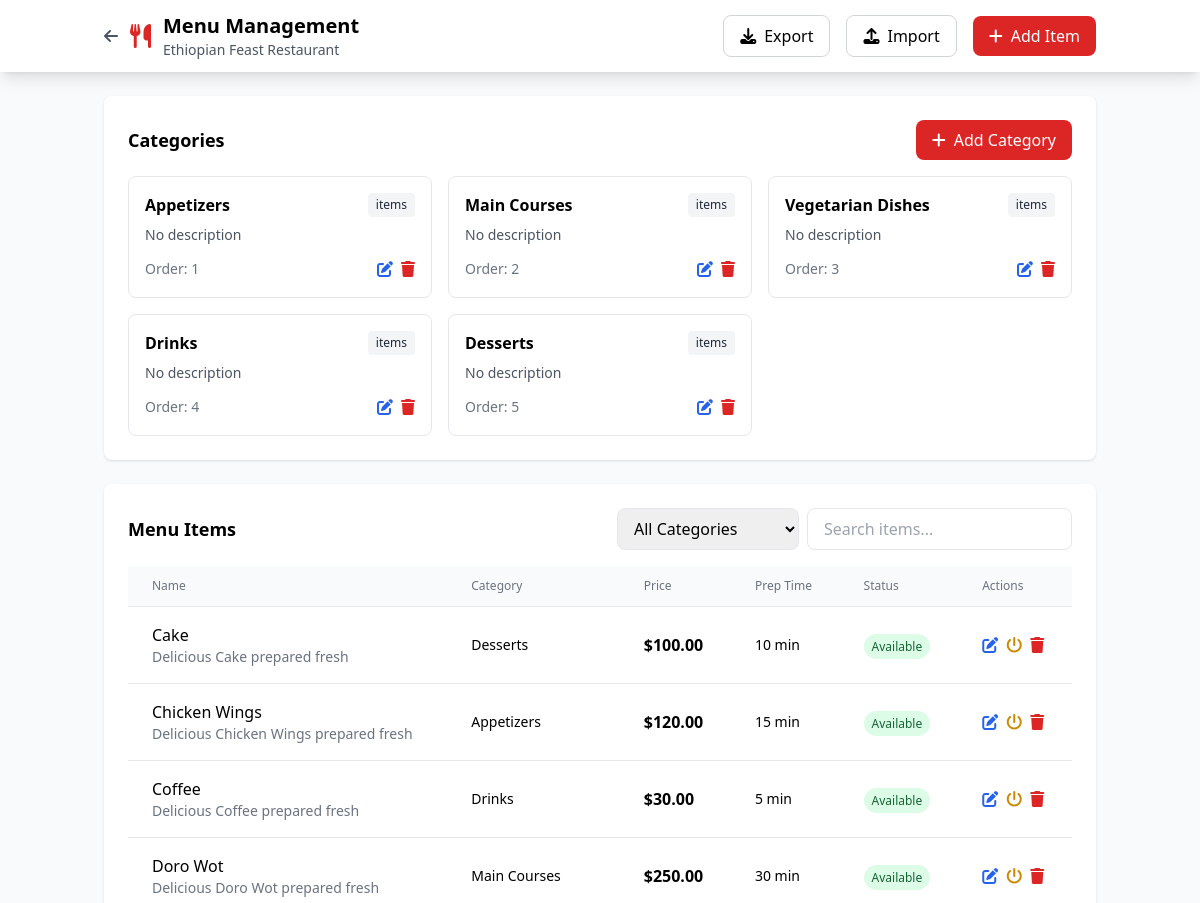
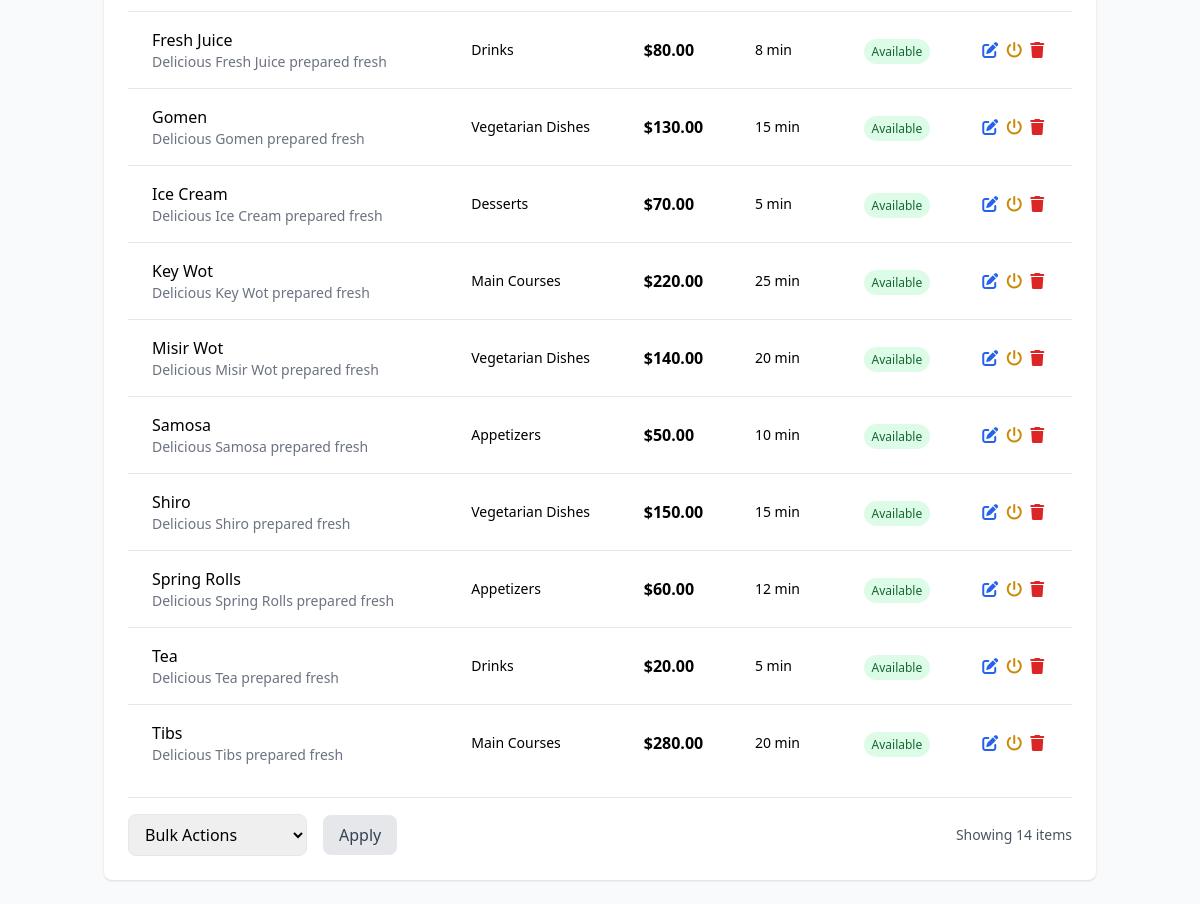
Screenshot of /restaurant-admin/menu/ (signed in) with the database file from the repository (2 pictures, top to bottom).
### restaurants/models.py (models this page shows, shortened)
class Restaurant(models.Model):
    name = models.CharField(max_length=255)
    description = models.TextField(blank=True)
    logo = models.ImageField(
        upload_to='restaurant_logos/', blank=True, null=True)
    address = models.TextField(blank=True)
    phone = models.CharField(max_length=20, blank=True)
    email = models.EmailField(blank=True)
    config_json = models.JSONField(default=dict, blank=True)
    is_active = models.BooleanField(default=True)
    created_at = models.DateTimeField(auto_now_add=True)
    updated_at = models.DateTimeField(auto_now=True)
    class Meta:
        ordering = ['name']

### menu/models.py (models this page shows, shortened)
class Category(models.Model):
    restaurant = models.ForeignKey(
        'restaurants.Restaurant', on_delete=models.CASCADE)
    name = models.CharField(max_length=255)
    description = models.TextField(blank=True)
    order_index = models.IntegerField(default=0)
    is_active = models.BooleanField(default=True)
    created_at = models.DateTimeField(auto_now_add=True)
    class Meta:
        ordering = ['order_index', 'name']
        verbose_name_plural = 'Categories'

class MenuItem(models.Model):
    category = models.ForeignKey(
        Category, on_delete=models.CASCADE, related_name='items')
    name = models.CharField(max_length=255)
    description = models.TextField(blank=True)
    price = models.DecimalField(
        max_digits=10,
        decimal_places=2,
        validators=[MinValueValidator(0)]
    )
    image = models.ImageField(upload_to='menu_items/', blank=True, null=True)
    preparation_time = models.IntegerField(
        default=15, help_text="Preparation time in minutes")
    is_available = models.BooleanField(default=True)
    created_at = models.DateTimeField(auto_now_add=True)
    updated_at = models.DateTimeField(auto_now=True)
    class Meta:
        ordering = ['name']

### admin_panel/views.py (the view)
# urls.py: path('menu/', views.admin_menu_management, name='admin-menu'),
@login_required
def admin_menu_management(request):
    user = request.user
    if user.role not in ['admin', 'manager']:
        return redirect('waiter-dashboard')
    restaurant = None
    if user.restaurant:
        restaurant = user.restaurant
    elif user.role == 'admin':
        restaurant = Restaurant.objects.first()
    categories = Category.objects.filter(
        restaurant=restaurant) if restaurant else []
    menu_items = MenuItem.objects.filter(
        category__restaurant=restaurant) if restaurant else []
    context = {
        'user': user,
        'restaurant': restaurant,
        'categories': categories,
        'menu_items': menu_items,
        'user_role': user.role,
    }
    return render(request, 'admin_panel/menu_management.html', context)

### admin_panel/templates/admin_panel/menu_management.html (shortened to what this page needs)
<!DOCTYPE html>
<html lang="en">
  <head>
    <script src="https://cdn.tailwindcss.com"></script>
    <link
      rel="stylesheet"
      href="https://cdnjs.cloudflare.com/ajax/libs/font-awesome/6.4.0/css/all.min.css"
    />
  </head>
  <body class="bg-gray-50">
    <nav class="bg-white shadow-lg">
      <div class="container mx-auto px-4 py-3">
        <div class="flex justify-between items-center">
          <div class="flex items-center space-x-3">
            <a
              href="{% url 'admin-dashboard' %}"
              class="text-gray-600 hover:text-red-600"
            >
              <i class="fas fa-arrow-left"></i>
            </a>
            <i class="fas fa-utensils text-2xl text-red-600"></i>
            <div>
              <h1 class="text-xl font-bold">Menu Management</h1>
              <p class="text-sm text-gray-600">
                {{ restaurant.name|default:"Restaurant" }}
              </p>
            </div>
          </div>
          <div class="flex items-center space-x-4">
            <button
              onclick="exportMenu()"
              class="border border-gray-300 px-4 py-2 rounded-lg hover:bg-gray-50"
            >
              <i class="fas fa-download mr-2"></i>Export
            </button>
            <button
              onclick="importMenu()"
              class="border border-gray-300 px-4 py-2 rounded-lg hover:bg-gray-50"
            >
              <i class="fas fa-upload mr-2"></i>Import
            </button>
            <button
              onclick="addMenuItem()"
              class="bg-red-600 text-white px-4 py-2 rounded-lg hover:bg-red-700"
            >
              <i class="fas fa-plus mr-2"></i>Add Item
            </button>
          </div>
        </div>
      </div>
    </nav>
    <div class="container mx-auto px-4 py-6">
      <div class="bg-white rounded-lg shadow p-6 mb-6">
        <div class="flex justify-between items-center mb-4">
          <h2 class="text-lg font-bold">Categories</h2>
          <button
            onclick="addCategory()"
            class="bg-red-600 text-white px-4 py-2 rounded-lg hover:bg-red-700"
          >
            <i class="fas fa-plus mr-2"></i>Add Category
          </button>
        </div>
        <div
          class="grid grid-cols-1 md:grid-cols-2 lg:grid-cols-3 gap-4"
          id="categories-container"
        >
          {% for category in categories %}
          <div class="border rounded-lg p-4 hover:bg-gray-50">
            <div class="flex justify-between items-start mb-2">
              <h3 class="font-bold">{{ category.name }}</h3>
              <span class="bg-gray-100 text-gray-800 text-xs px-2 py-1 rounded">
                {{ category.menu_items.count }} items
              </span>
            </div>
            <p class="text-sm text-gray-600 mb-3">
              {{ category.description|default:"No description" }}
            </p>
            <div class="flex justify-between items-center">
              <span class="text-sm text-gray-500"
                >Order: {{ category.order_index }}</span
              >
              <div class="flex space-x-2">
                <button
                  onclick="editCategory({{ category.id }})"
                  class="text-blue-600 hover:text-blue-800"
                >
                  <i class="fas fa-edit"></i>
                </button>
                <button
                  onclick="deleteCategory({{ category.id }})"
                  class="text-red-600 hover:text-red-800"
                >
                  <i class="fas fa-trash"></i>
                </button>
              </div>
            </div>
          </div>
          {% empty %}
          <div class="col-span-3 text-center py-8 text-gray-500">
            <i class="fas fa-folder-open text-3xl mb-3"></i>
            <p>No categories found</p>
            <p class="text-sm mt-2">Create categories to organize your menu</p>
          </div>
          {% endfor %}
        </div>
      </div>
      <div class="bg-white rounded-lg shadow p-6">
        <div class="flex justify-between items-center mb-4">
          <h2 class="text-lg font-bold">Menu Items</h2>
          <div class="flex space-x-2">
            <select id="category-filter" class="border rounded-lg px-3 py-2">
              <option value="all">All Categories</option>
            </select>
            <input
              type="text"
              id="search-items"
              class="border rounded-lg px-4 py-2"
              placeholder="Search items..."
            />
          </div>
        </div>
        <div class="overflow-x-auto">
          <table class="min-w-full divide-y divide-gray-200">
            <thead class="bg-gray-50">
              <tr>
                <th
                  class="px-6 py-3 text-left text-xs font-medium text-gray-500"
                >
                  Name
                </th>
                <th
                  class="px-6 py-3 text-left text-xs font-medium text-gray-500"
                >
                  Category
                </th>
                <th
                  class="px-6 py-3 text-left text-xs font-medium text-gray-500"
                >
                  Price
                </th>
                <th
                  class="px-6 py-3 text-left text-xs font-medium text-gray-500"
                >
                  Prep Time
                </th>
                <th
                  class="px-6 py-3 text-left text-xs font-medium text-gray-500"
                >
                  Status
                </th>
                <th
                  class="px-6 py-3 text-left text-xs font-medium text-gray-500"
                >
                  Actions
                </th>
              </tr>
            </thead>
            <tbody id="menu-items-table" class="divide-y divide-gray-200">
              {% for item in menu_items %}
              <tr>
                <td class="px-6 py-4">
                  <div class="flex items-center">
                    <div>
                      <div class="font-medium">{{ item.name }}</div>
                      <div class="text-sm text-gray-500 truncate max-w-xs">
                        {{ item.description|default:"" }}
                      </div>
                    </div>
                  </div>
                </td>
                <td class="px-6 py-4 text-sm">{{ item.category.name }}</td>
                <td class="px-6 py-4 font-bold">
                  ${{ item.price|floatformat:2 }}
                </td>
                <td class="px-6 py-4 text-sm">
                  {{ item.preparation_time }} min
                </td>
                <td class="px-6 py-4">
                  <span
                    class="px-2 py-1 text-xs rounded-full {{ item.is_available|yesno:'bg-green-100 text-green-800,bg-red-100 text-red-800' }}"
                  >
                    {{ item.is_available|yesno:"Available,Unavailable" }}
                  </span>
                </td>
                <td class="px-6 py-4">
                  <div class="flex space-x-2">
                    <button
                      onclick="editMenuItem({{ item.id }})"
                      class="text-blue-600 hover:text-blue-800"
                    >
                      <i class="fas fa-edit"></i>
                    </button>
                    <button
                      onclick="toggleItemStatus({{ item.id }})"
                      class="text-yellow-600 hover:text-yellow-800"
                    >
                      <i class="fas fa-power-off"></i>
                    </button>
                    <button
                      onclick="deleteMenuItem({{ item.id }})"
                      class="text-red-600 hover:text-red-800"
                    >
                      <i class="fas fa-trash"></i>
                    </button>
                  </div>
                </td>
              </tr>
              {% endfor %}
            </tbody>
          </table>
        </div>
        <div class="mt-4 pt-4 border-t">
          <div class="flex items-center justify-between">
            <div class="flex items-center space-x-4">
              <select id="bulk-action" class="border rounded-lg px-3 py-2">
                <option value="">Bulk Actions</option>
              </select>
              <button
                onclick="applyBulkAction()"
                class="bg-gray-200 text-gray-700 px-4 py-2 rounded-lg hover:bg-gray-300"
              >
                Apply
              </button>
            </div>
            <div class="text-sm text-gray-600">
              Showing {{ menu_items|length }} items
            </div>
          </div>
        </div>
      </div>
    </div>
  </body>
</html>

### rows the page displays
Restaurant: name "Ethiopian Feast Restaurant"
Category: name "Appetizers", description "No description", order_index "1"
Category: name "Main Courses", description "No description", order_index "2"
Category: name "Vegetarian Dishes", description "No description", order_index "3"
Category: name "Drinks", description "No description", order_index "4"
Category: name "Desserts", description "No description", order_index "5"
MenuItem: name "Cake", description "Delicious Cake prepared fresh", category.name "Desserts", price "100.00", preparation_time "10", is_available "Available"
MenuItem: name "Chicken Wings", description "Delicious Chicken Wings prepared fresh", category.name "Appetizers", price "120.00", preparation_time "15", is_available "Available"
MenuItem: name "Coffee", description "Delicious Coffee prepared fresh", category.name "Drinks", price "30.00", preparation_time "5", is_available "Available"
MenuItem: name "Doro Wot", description "Delicious Doro Wot prepared fresh", category.name "Main Courses", price "250.00", preparation_time "30", is_available "Available"
MenuItem: name "Fresh Juice", description "Delicious Fresh Juice prepared fresh", category.name "Drinks", price "80.00", preparation_time "8", is_available "Available"
MenuItem: name "Gomen", description "Delicious Gomen prepared fresh", category.name "Vegetarian Dishes", price "130.00", preparation_time "15", is_available "Available"
MenuItem: name "Ice Cream", description "Delicious Ice Cream prepared fresh", category.name "Desserts", price "70.00", preparation_time "5", is_available "Available"
MenuItem: name "Key Wot", description "Delicious Key Wot prepared fresh", category.name "Main Courses", price "220.00", preparation_time "25", is_available "Available"
MenuItem: name "Misir Wot", description "Delicious Misir Wot prepared fresh", category.name "Vegetarian Dishes", price "140.00", preparation_time "20", is_available "Available"
MenuItem: name "Samosa", description "Delicious Samosa prepared fresh", category.name "Appetizers", price "50.00", preparation_time "10", is_available "Available"
MenuItem: name "Shiro", description "Delicious Shiro prepared fresh", category.name "Vegetarian Dishes", price "150.00", preparation_time "15", is_available "Available"
MenuItem: name "Spring Rolls", description "Delicious Spring Rolls prepared fresh", category.name "Appetizers", price "60.00", preparation_time "12", is_available "Available"
MenuItem: name "Tea", description "Delicious Tea prepared fresh", category.name "Drinks", price "20.00", preparation_time "5", is_available "Available"
MenuItem: name "Tibs", description "Delicious Tibs prepared fresh", category.name "Main Courses", price "280.00", preparation_time "20", is_available "Available"

### other values shown
{{ menu_items|length }} "14"
